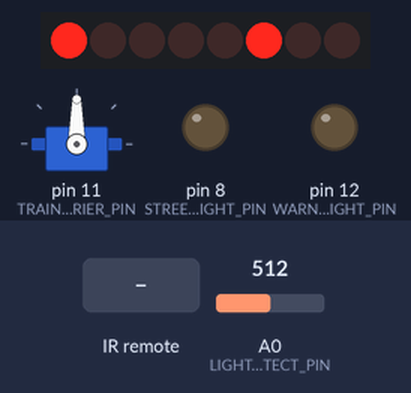
Simulated run of this sketch. Board: Arduino Uno, built with avr-gcc and run on an emulated ATmega328P. On the bench: 8 shift-register outputs drawn as a row of LEDs (first output left, lit = HIGH), servo, output pins drawn as LEDs (lit = HIGH). Wiring (inferred from the names in the program): shift register (74HC595): data pin 10; shift clock pin 9; latch pin 7. Wiring (inferred from the signals the program sends): row of LEDs: on Q0, Q1, Q2, Q3, Q4, Q5, Q6, Q7. Inputs (shaded band) come from the test bench; at power-on: A0 (LIGHT_DETECT_PIN) = 512. Pins used as bus, display or sensor lines are not drawn.

Above: at 1.8 s.
1.9 s: A0 (LIGHT_DETECT_PIN) set to 105
3.4 s: A0 (LIGHT_DETECT_PIN) set to 92
At 4.6 s:
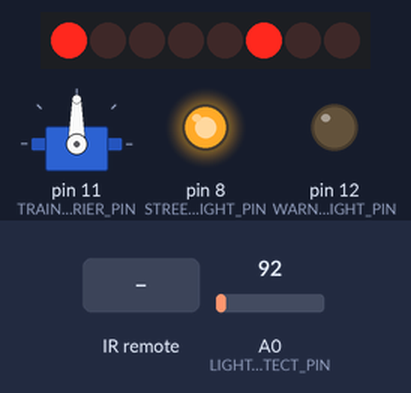
5.5 s: infrared code 0xBA45FF00 received
At 7.2 s:
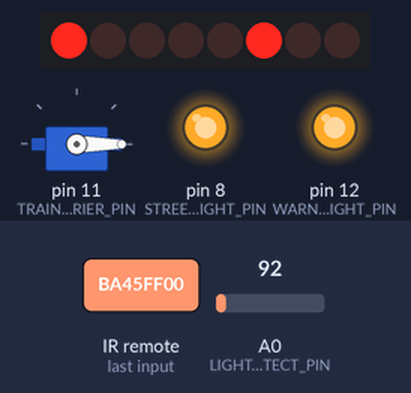
7.5 s: A0 (LIGHT_DETECT_PIN) set to 110
At 11.3 s:
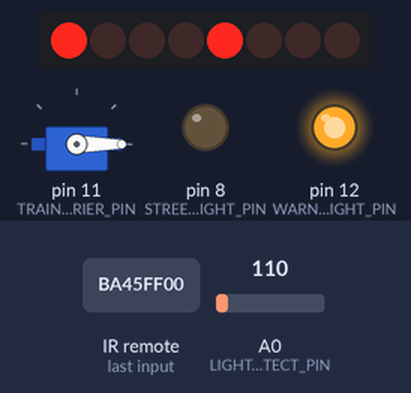
11.6 s: infrared code 0xBA45FF00 received
At 14.9 s:
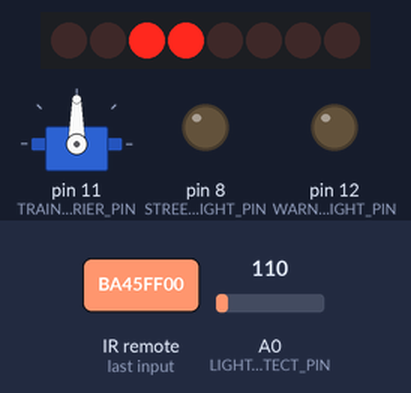
15.5 s: A0 (LIGHT_DETECT_PIN) set to 90
At 25.8 s:
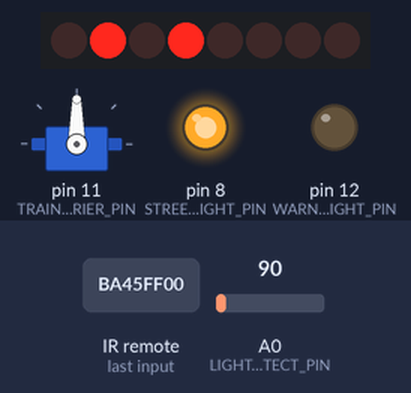
Timing chart, 0 to 54.5 s (numbered marks = the images above; inputs shaded):
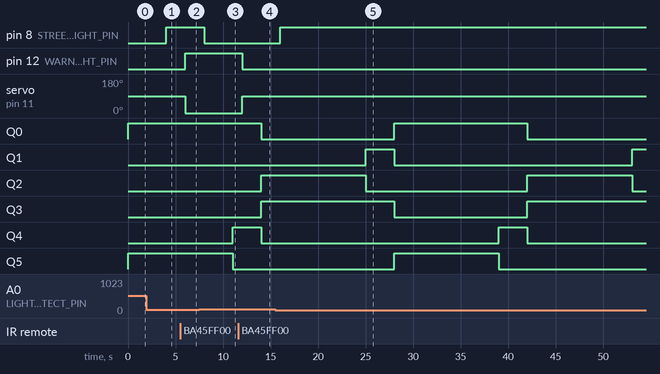

The sketch:

city.ino
```cpp
#include <TimeLib.h>
#include <Servo.h>
#include "IRremote.h"

const int TRAIN_BARRIER_PIN = 11;
const int WARNING_LIGHT_PIN = 12;
const int LIGHT_DETECT_PIN = 0;
const int STREET_LIGHT_PIN = 8;
const int TRAFFIC_DATA = 10;
const int TRAFFIC_LATCH = 7;
const int TRAFFIC_CLOCK = 9;
const int IR_RECEIVER = 5;

// Train barrier
Servo trainBarrier;
const int initialBarrierPos = 0;
const int openBarrierPos = 90;
bool isBarrierClosed;


// Street lights + House lights
int lightLevel;
const int NIGHT_LEVEL_THRESHOLD = 100;

// Traffic lights
enum TRAFFIC_LIGHT_STATE {
  RED,
  YELLOW,
  GREEN
};
TRAFFIC_LIGHT_STATE upLightState, leftLightState;
const int RED_AND_GREEN_DURATION = 10;
const int YELLOW_DURATION = 2;
int trafficLightInitSession;  // in time_t
int trafficLightCurrentTime;  // Time since beginning of session

// IR
IRrecv irrecv(IR_RECEIVER);
uint32_t last_decodedRawData = 0;
int lastIRSession, currentIRSession;

void setup() {
  pinMode(TRAIN_BARRIER_PIN, OUTPUT);
  pinMode(WARNING_LIGHT_PIN, OUTPUT);
  pinMode(STREET_LIGHT_PIN, OUTPUT);
  pinMode(TRAFFIC_CLOCK, OUTPUT);
  pinMode(TRAFFIC_DATA, OUTPUT);
  pinMode(TRAFFIC_LATCH, OUTPUT);
  trainBarrier.attach(TRAIN_BARRIER_PIN);

  isBarrierClosed = false;
  upLightState = RED;
  leftLightState = GREEN;

  trafficLightInitSession = now();
  lastIRSession = now();

  irrecv.enableIRIn();
}

void loop() {
  checkLights();
  checkTrafficLights();

  if (irrecv.decode()) {
    translateIR();
    irrecv.resume();
  }

  updateTime();
  delay(1000);
}

void translateIR() {
    if (irrecv.decodedIRData.flags) {
      irrecv.decodedIRData.decodedRawData = last_decodedRawData;
    }
    //map the IR code to the remote key
    switch (irrecv.decodedIRData.decodedRawData) {
      case 0xBA45FF00:  // POWER
        isBarrierClosed = !isBarrierClosed;
        checkBarrier();
        break;
    }

    last_decodedRawData = irrecv.decodedIRData.decodedRawData;
}

void updateTime() {
  trafficLightCurrentTime = now() - trafficLightInitSession;
}

void resetTrafficSession() {
  trafficLightCurrentTime = 0;
  trafficLightInitSession = now();
}

void checkTrafficLights() {
  // Traffic light logic start
  if ((upLightState != YELLOW && leftLightState != YELLOW) && (trafficLightCurrentTime >= RED_AND_GREEN_DURATION)) {
    if (upLightState == RED) {
      upLightState = RED;
      leftLightState = YELLOW;
      resetTrafficSession();
    } else if (upLightState == GREEN) {
      upLightState = YELLOW;
      leftLightState = RED;
      resetTrafficSession();
    }
  } else if (upLightState == YELLOW && (trafficLightCurrentTime >= YELLOW_DURATION)) {
    upLightState = RED;
    leftLightState = GREEN;
    resetTrafficSession();
  } else if (leftLightState == YELLOW && (trafficLightCurrentTime >= YELLOW_DURATION)) {
    upLightState = GREEN;
    leftLightState = RED;
    resetTrafficSession();
  }
  // Traffic light logic end

  updateShiftRegister(TRAFFIC_LATCH, TRAFFIC_DATA, TRAFFIC_CLOCK, formatTrafficLightData());
}

byte formatTrafficLightData() {
  byte result;
  switch (upLightState) {
    case RED:
      result += B10000000;
      break;
    case YELLOW:
      result += B01000000;
      break;
    case GREEN:
      result += B00100000;
      break;
  }
  switch (leftLightState) {
    case RED:
      result += B00010000;
      break;
    case YELLOW:
      result += B00001000;
      break;
    case GREEN:
      result += B00000100;
      break;
  }
  return result;
}

void checkLights() {
  lightLevel = analogRead(LIGHT_DETECT_PIN);

  if (lightLevel < NIGHT_LEVEL_THRESHOLD) {
    turnOnStreetLights(STREET_LIGHT_PIN);
  } else if (lightLevel >= NIGHT_LEVEL_THRESHOLD) {
    turnOffStreetLights(STREET_LIGHT_PIN);
  }
}

void turnOnStreetLights(int streetLightPin) {
  digitalWrite(streetLightPin, HIGH);
}

void turnOffStreetLights(int streetLightPin) {
  digitalWrite(streetLightPin, LOW);
}


void checkBarrier() {
  if (isBarrierClosed) {
    digitalWrite(WARNING_LIGHT_PIN, HIGH);
    trainBarrier.write(initialBarrierPos);
  } else if (!isBarrierClosed) {
    digitalWrite(WARNING_LIGHT_PIN, LOW);
    trainBarrier.write(openBarrierPos);
  }
}

void updateShiftRegister(int latchPin, int dataPin, int clockPin, byte data) {
  digitalWrite(latchPin, LOW);
  shiftOut(dataPin, clockPin, LSBFIRST, data);
  digitalWrite(latchPin, HIGH);
}
```

Measured:
- the behaviour switches between 100 and 99 on A0 (LIGHT_DETECT_PIN) (found by bisection; images 0 and 1)
- after the input at 1.9 s, every drawn part: stays the same
- after the input at 3.4 s, pin 8 (STREET_LIGHT_PIN): LOW → HIGH after 0.60 s
- after the input at 5.5 s, pin 12 (WARNING_LIGHT_PIN): LOW → HIGH after 0.50 s; servo on pin 11 (TRAIN_BARRIER_PIN): 90° → 0° after 0.50 s
- after the input at 7.5 s, pin 8 (STREET_LIGHT_PIN): HIGH → LOW after 0.51 s
- after the input at 11.6 s, pin 12 (WARNING_LIGHT_PIN): HIGH → LOW after 0.41 s; servo on pin 11 (TRAIN_BARRIER_PIN): 0° → 90° after 0.41 s
- after the input at 15.5 s, pin 8 (STREET_LIGHT_PIN): LOW → HIGH after 0.51 s
